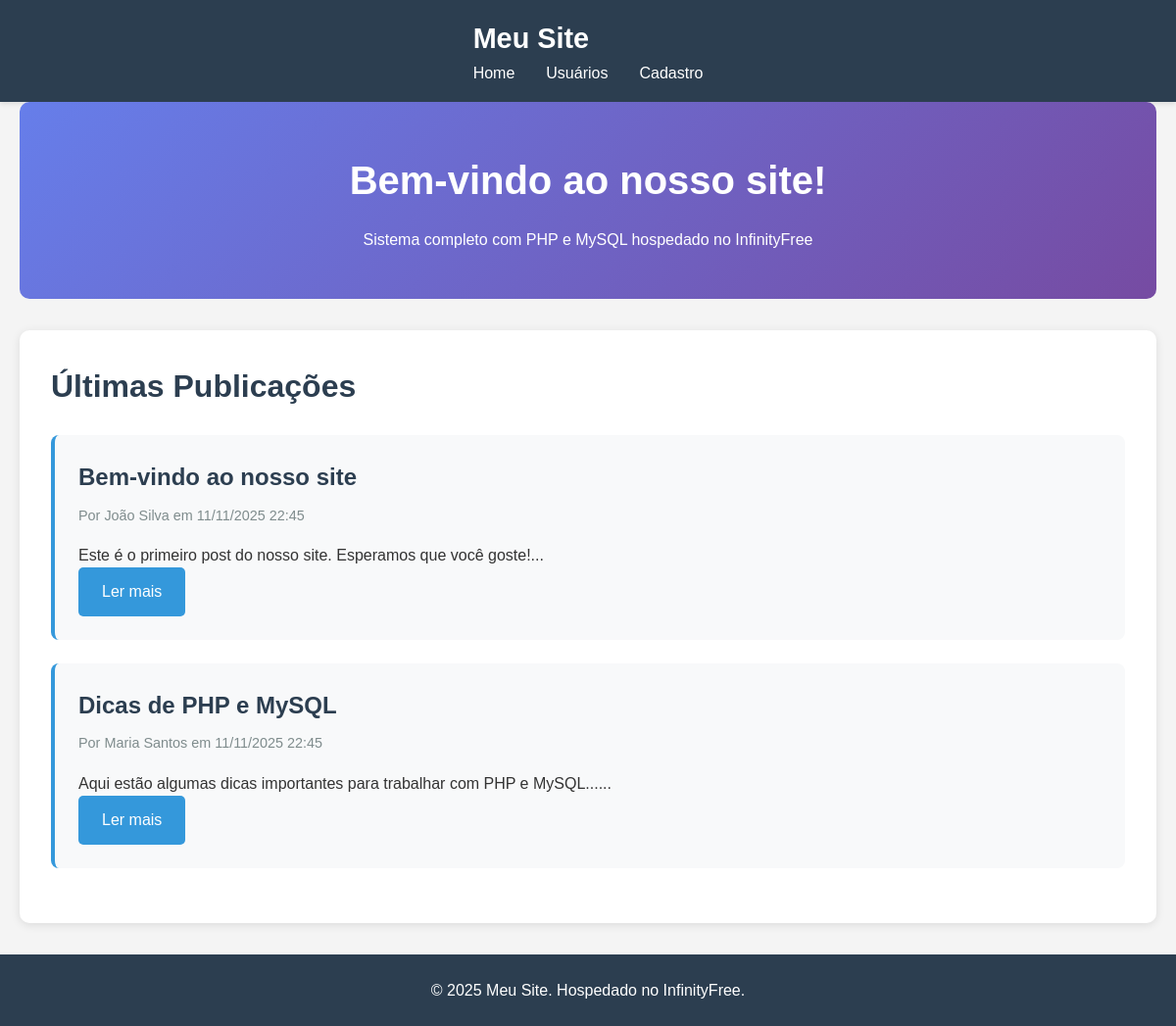
The page / on the database its author committed.
### tables this page shows
CREATE TABLE IF NOT EXISTS posts (
    id INT(11) AUTO_INCREMENT PRIMARY KEY,
    titulo VARCHAR(200) NOT NULL,
    conteudo TEXT NOT NULL,
    autor_id INT(11),
    data_publicacao TIMESTAMP DEFAULT CURRENT_TIMESTAMP,
    visualizacoes INT(11) DEFAULT 0,
    status ENUM('rascunho', 'publicado', 'arquivado') DEFAULT 'rascunho',
    FOREIGN KEY (autor_id) REFERENCES usuarios(id) ON DELETE SET NULL,
    INDEX idx_status (status),
    INDEX idx_data (data_publicacao)
);

CREATE TABLE IF NOT EXISTS usuarios (
    id INT(11) AUTO_INCREMENT PRIMARY KEY,
    nome VARCHAR(100) NOT NULL,
    email VARCHAR(100) NOT NULL UNIQUE,
    telefone VARCHAR(20),
    data_cadastro TIMESTAMP DEFAULT CURRENT_TIMESTAMP,
    ativo TINYINT(1) DEFAULT 1,
    INDEX idx_email (email),
    INDEX idx_ativo (ativo)
);

### index.php (the view, shortened to what this page needs)
<?php
$conn = conectarBanco();
$sql = "SELECT p.*, u.nome as autor_nome
        FROM posts p
        LEFT JOIN usuarios u ON p.autor_id = u.id
        WHERE p.status = 'publicado'
        ORDER BY p.data_publicacao DESC";
$resultado = $conn->query($sql);
?>
<!DOCTYPE html>
<html lang="pt-BR">
<head>
    <link rel="stylesheet" href="assets/style.css">
</head>
<body>
    <header>
        <nav>
            <div class="container">
                <h1>Meu Site</h1>
                <ul>
                    <li><a href="index.php">Home</a></li>
                    <li><a href="usuarios.php">Usuários</a></li>
                    <li><a href="cadastro.php">Cadastro</a></li>
                </ul>
            </div>
        </nav>
    </header>
    <main class="container">
        <section class="hero">
            <h2>Bem-vindo ao nosso site!</h2>
            <p>Sistema completo com PHP e MySQL hospedado no InfinityFree</p>
        </section>
        <section class="posts">
            <h3>Últimas Publicações</h3>
            <?php if ($resultado && $resultado->num_rows > 0): ?>
                <?php while($post = $resultado->fetch_assoc()): ?>
                    <article class="post-card">
                        <h4><?php echo htmlspecialchars($post['titulo']); ?></h4>
                        <p class="meta">
                            Por <?php echo htmlspecialchars($post['autor_nome']); ?>
                            em <?php echo date('d/m/Y H:i', strtotime($post['data_publicacao'])); ?>
                        </p>
                        <p><?php echo nl2br(htmlspecialchars(substr($post['conteudo'], 0, 200))); ?>...</p>
                        <a href="post.php?id=<?php echo $post['id']; ?>" class="btn">Ler mais</a>
                    </article>
                <?php endwhile; ?>
            <?php else: ?>
                <p>Nenhum post encontrado.</p>
            <?php endif; ?>
        </section>
    </main>
    <footer>
        <div class="container">
            <p>&copy; 2025 Meu Site. Hospedado no InfinityFree.</p>
        </div>
    </footer>
</body>
</html>

### assets/style.css (style rules this page uses)
* { margin: 0; padding: 0; box-sizing: border-box; }
body { font-family: Arial, sans-serif; line-height: 1.6; color: #333; background-color: #f4f4f4; }
.container { max-width: 1200px; margin: 0 auto; padding: 0 20px; }
header { background-color: #2c3e50; color: white; padding: 1rem 0; box-shadow: 0 2px 5px rgba(0, 0, 0, 0.1); }
header nav { display: flex; justify-content: space-between; align-items: center; }
header h1 { font-size: 1.8rem; }
header ul { list-style: none; display: flex; gap: 2rem; }
header a { color: white; text-decoration: none; transition: color 0.3s; }
main { min-height: calc(100vh - 200px); padding: 2rem 0; }
.hero { background: linear-gradient(135deg, #667eea 0%, #764ba2 100%); color: white; padding: 3rem 2rem; border-radius: 10px; text-align: center; margin-bottom: 2rem; }
.hero h2 { font-size: 2.5rem; margin-bottom: 1rem; }
.posts { background: white; padding: 2rem; border-radius: 10px; box-shadow: 0 2px 10px rgba(0, 0, 0, 0.1); }
.posts h3 { font-size: 2rem; margin-bottom: 1.5rem; color: #2c3e50; }
.post-card { background: #f8f9fa; padding: 1.5rem; margin-bottom: 1.5rem; border-radius: 8px; border-left: 4px solid #3498db; }
.post-card h4 { font-size: 1.5rem; color: #2c3e50; margin-bottom: 0.5rem; }
.post-card .meta { color: #7f8c8d; font-size: 0.9rem; margin-bottom: 1rem; }
.btn { display: inline-block; padding: 0.75rem 1.5rem; background-color: #3498db; color: white; text-decoration: none; border-radius: 5px; border: none; cursor: pointer; transition: background-color 0.3s; font-size: 1rem; }
footer { background-color: #2c3e50; color: white; text-align: center; padding: 1.5rem 0; margin-top: 2rem; }

### rows shown on the page
posts: titulo "Bem-vindo ao nosso site", autor.nome "João Silva", data_publicacao "11/11/2025 22:45", conteudo "Este é o primeiro post do nosso site. Esperamos que você goste!"
posts: titulo "Dicas de PHP e MySQL", autor.nome "Maria Santos", data_publicacao "11/11/2025 22:45", conteudo "Aqui estão algumas dicas importantes para trabalhar com PHP e MySQL..."
